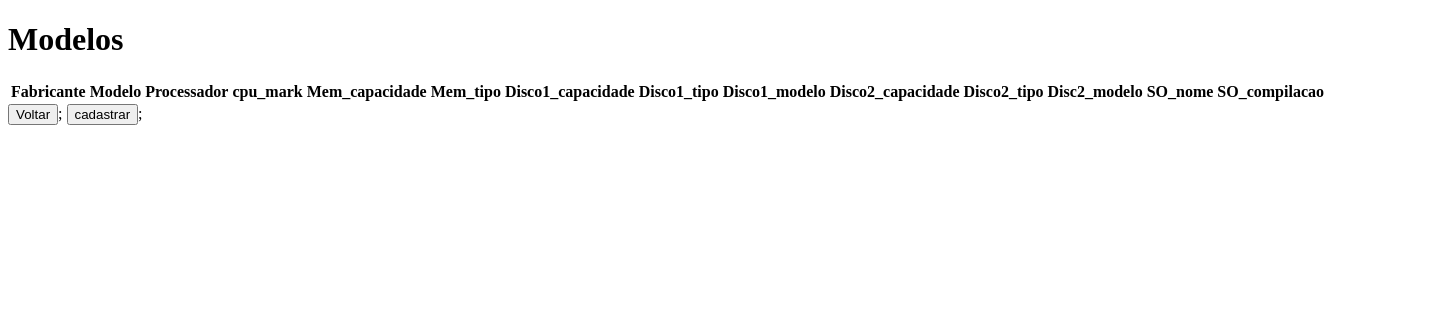
Page /inventario_labs/tabela_modelos.php (signed in) on the earlier database version.
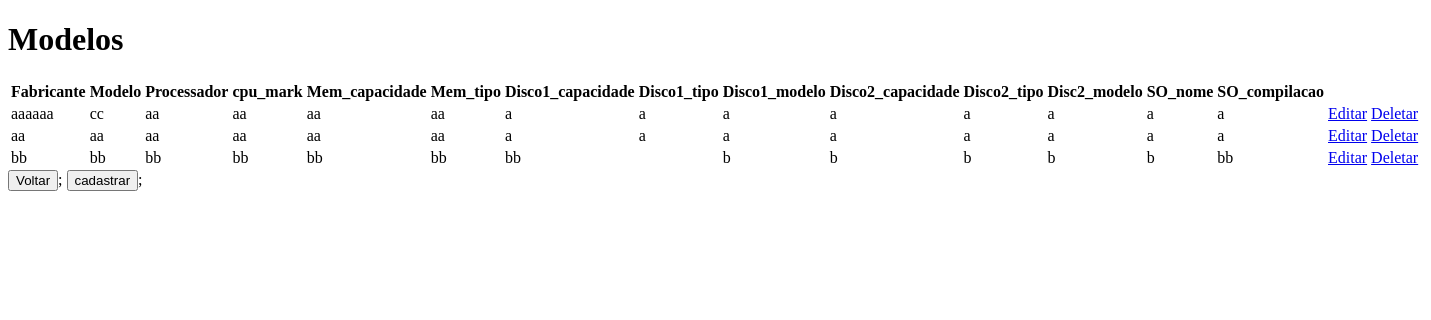
Same page on the later database version.
### tables this page shows
CREATE TABLE `tb_info_modelos` (
  `fabricante` varchar(30) NOT NULL,
  `modelo` varchar(150) NOT NULL,
  `processador` varchar(150) NOT NULL,
  `cpu_mark` varchar(20) NOT NULL,
  `mem_capacidade` varchar(10) NOT NULL,
  `mem_tipo` varchar(50) NOT NULL,
  `disco1_capacidade` varchar(20) NOT NULL,
  `disco1_tipo` varchar(20) NOT NULL,
  `disco1_modelo` varchar(50) NOT NULL,
  `disco2_capacidade` varchar(20) NOT NULL,
  `disco2_tipo` varchar(20) NOT NULL,
  `disco2_modelo` varchar(50) NOT NULL,
  `so_nome` varchar(50) NOT NULL,
  `so_compilacao` varchar(50) NOT NULL,
  `id` int(11) NOT NULL
);

### inventario_labs/tabela_modelos.php (the view, shortened to what this page needs)
<?php
    require 'conexao.php';
    $sql = $conexao->prepare("SELECT * FROM tb_info_modelos");
    $sql->execute();
    $modelos = $sql->fetchAll( PDO::FETCH_ASSOC);
?>
<!DOCTYPE html>
<html lang="pt-br">
<head>
</head>
<body>
    <h1>Modelos</h1>
    <table>
        <th>Fabricante</th>
        <th>Modelo</th>
        <th>Processador</th>
        <th>cpu_mark</th>
        <th>Mem_capacidade</th>
        <th>Mem_tipo</th>
        <th>Disco1_capacidade</th>
        <th>Disco1_tipo</th>
        <th>Disco1_modelo</th>
        <th>Disco2_capacidade</th>
        <th>Disco2_tipo</th>
        <th>Disc2_modelo</th>
        <th>SO_nome</th>
        <th>SO_compilacao</th>
        <?php
            foreach ($modelos as $key => $value) {
                echo '<tr>';
                        echo "<td>{$value['fabricante']}</td>";
                        echo "<td>{$value['modelo']}</td>";
                        echo "<td>{$value['processador']}</td>";
                        echo "<td>{$value['cpu_mark']}</td>";
                        echo "<td>{$value['mem_capacidade']}</td>";
                        echo "<td>{$value['mem_tipo']}</td>";
                        echo "<td>{$value['disco1_capacidade']}</td>";
                        echo "<td>{$value['disco1_tipo']}</td>";
                        echo "<td>{$value['disco1_modelo']}</td>";
                        echo "<td>{$value['disco2_capacidade']}</td>";
                        echo "<td>{$value['disco2_tipo']}</td>";
                        echo "<td>{$value['disco2_modelo']}</td>";
                        echo "<td>{$value['so_nome']}</td>";
                        echo "<td>{$value['so_compilacao']}</td>";
                        echo "<td><a href='atualizar_modelo.php?id={$value['id']}'>Editar</a></td>";
                        echo "<td><a href='deletar_modelo.php?id={$value['id']}'>Deletar</a></td>";
                 echo "</tr>";
            }
        ?>
    </table>
    <a href="modificar_inventario.php"><button>Voltar</button></a>;
    <a href="cadastro_modelo.php"><button>cadastrar</button></a>;
</body>
</html>

Differences in the rows shown:
added tb_info_modelos: fabricante "aaaaaa", modelo "cc", processador "aa", cpu_mark "aa", mem_capacidade "aa", mem_tipo "aa", disco1_capacidade "a", disco1_tipo "a", disco1_modelo "a", disco2_capacidade "a", disco2_tipo "a", disco2_modelo "a", so_nome "a", so_compilacao "a"
added tb_info_modelos: fabricante "aa", modelo "aa", processador "aa", cpu_mark "aa", mem_capacidade "aa", mem_tipo "aa", disco1_capacidade "a", disco1_tipo "a", disco1_modelo "a", disco2_capacidade "a", disco2_tipo "a", disco2_modelo "a", so_nome "a", so_compilacao "a"
added tb_info_modelos: fabricante "bb", modelo "bb", processador "bb", cpu_mark "bb", mem_capacidade "bb", mem_tipo "bb", disco1_capacidade "bb", disco1_modelo "b", disco2_capacidade "b", disco2_tipo "b", disco2_modelo "b", so_nome "b", so_compilacao "bb"
